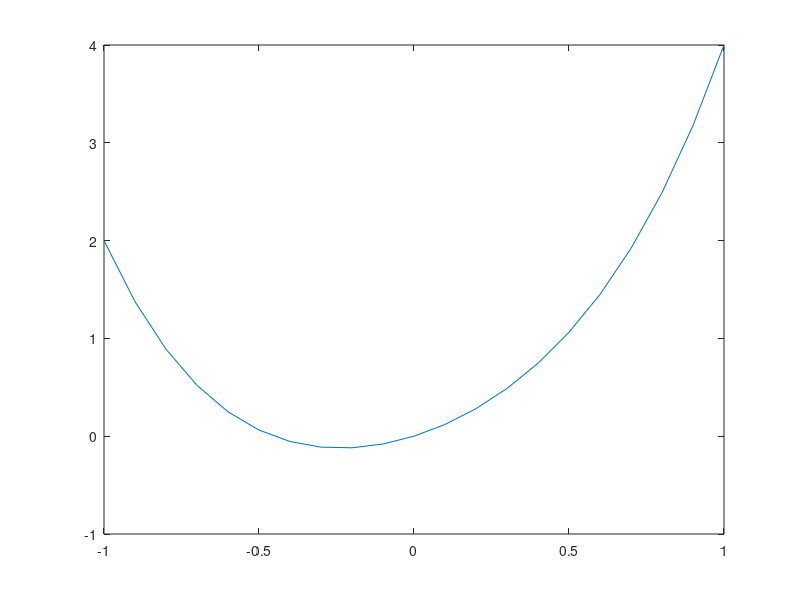

Here is the MATLAB script that generated this plot:
% Octave Script
% Title		    :Funciones Algebraicas: Polinomiales y Racionales (EjercicioNum_4)
% Correo        :orlandourbanotrejo@gmail.com
% Description	:Script para graficar funciones y ver si son funciones polinomiales o racionales.
% Author	    :Orlando Urbano Trejo (Lando)
% Date		    :17_11_2021
% Version	    :1
% Usage		    :octave>path/EjercicioNum_4
%		        :Requiere aplicaci�n octave, usar linea de comandos
%		        :https://octaveintro.readthedocs.io/en/latest/index.html

clear
% Dominio de la funci�n
x= -1:0.1:1
% Regla de correspondencia
fx=2.*x.^2 + x.^4 + x
disp ('La expresi�n corresponde a una Funci�n Polinomica');
disp ('Los puntos donde f(x)=0 son los puntos (0,0) y (-0.453,0)');
% Plotear funci�n
plot (x, fx)
